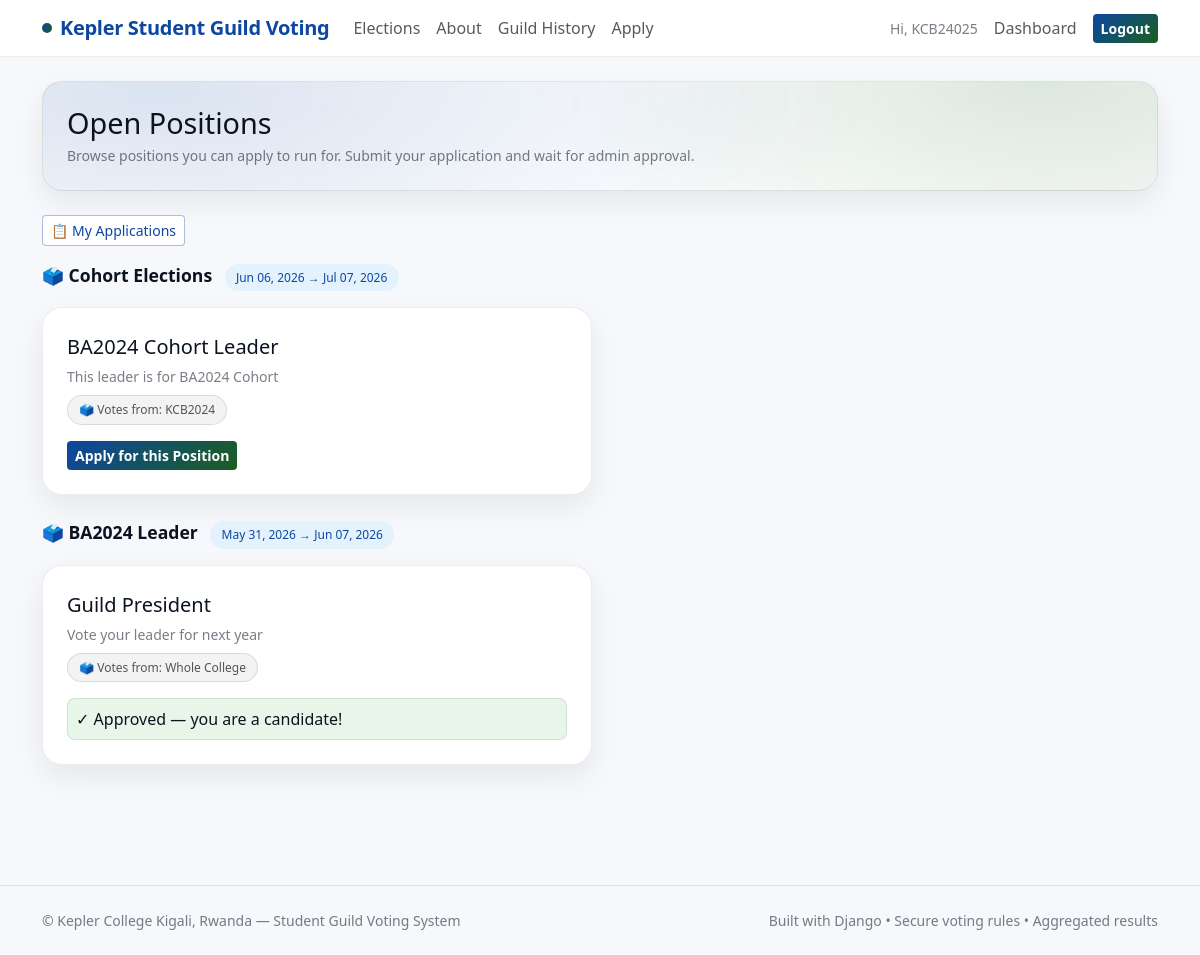
The page /elections/apply/ (signed in) on the database its author committed.
### apps/accounts/models.py (models this page shows, shortened)
class User(AbstractUser):
    email = models.EmailField(unique=True)
    student_id = models.CharField(max_length=20, unique=True)
    cohort = models.ForeignKey(
        Cohort,
        on_delete=models.SET_NULL,
        null=True,
        blank=True,
        related_name='students'
    )
    is_cohort_confirmed = models.BooleanField(
        default=False,
        help_text='Admin confirms the student belongs to the selected cohort'
    )
    is_email_verified = models.BooleanField(default=False)
    can_vote = models.BooleanField(default=True)

class Cohort(models.Model):
    name = models.CharField(max_length=100, unique=True)
    year = models.PositiveIntegerField(help_text="Year this cohort started")
    class Meta:
        ordering = ['-year']

### apps/elections/models.py (models this page shows, shortened)
class Election(models.Model):
    SCOPE_ALL = 'all'
    SCOPE_COHORT = 'cohort'
    SCOPE_CHOICES = [
        (SCOPE_ALL, 'Whole College'),
        (SCOPE_COHORT, 'Specific Cohort(s) Only'),
    ]
    name = models.CharField(max_length=200)
    description = models.TextField(blank=True)
    start_at = models.DateTimeField()
    end_at = models.DateTimeField()
    is_published = models.BooleanField(default=True)
    allow_live_results = models.BooleanField(default=False)
    visibility_scope = models.CharField(
        max_length=10, choices=SCOPE_CHOICES, default=SCOPE_ALL
    )
    visible_to_cohorts = models.ManyToManyField(
        'accounts.Cohort', blank=True, related_name='visible_elections'
    )
    voting_scope = models.CharField(
        max_length=10, choices=SCOPE_CHOICES, default=SCOPE_ALL
    )
    voting_cohorts = models.ManyToManyField(
        'accounts.Cohort', blank=True, related_name='voting_elections'
    )
    created_at = models.DateTimeField(auto_now_add=True)
    class Meta:
        ordering = ['-start_at']

class Position(models.Model):
    SCOPE_ALL = 'all'
    SCOPE_COHORT = 'cohort'
    SCOPE_CHOICES = [
        (SCOPE_ALL, 'Whole College'),
        (SCOPE_COHORT, 'Specific Cohort(s) Only'),
    ]
    election = models.ForeignKey(
        Election, on_delete=models.CASCADE, related_name='positions'
    )
    title = models.CharField(max_length=120)
    description = models.TextField(blank=True)
    order = models.PositiveIntegerField(default=0)
    voting_scope = models.CharField(
        max_length=10, choices=SCOPE_CHOICES, default=SCOPE_ALL
    )
    allowed_cohorts = models.ManyToManyField(
        'accounts.Cohort', blank=True, related_name='positions'
    )
    applications_open = models.BooleanField(default=False)
    class Meta:
        ordering = ['order', 'title']
        unique_together = [('election', 'title')]
    def student_can_vote(self, user):
        if self.voting_scope == self.SCOPE_ALL:
            return True
        if self.voting_scope == self.SCOPE_COHORT:
            if user.cohort is None:
                return False
            return self.allowed_cohorts.filter(id=user.cohort.id).exists()
        return False

### apps/elections/views.py (the view)
# urls.py: path('apply/', views.open_positions, name='open_positions'),
@login_required
def open_positions(request):
    elections = Election.objects.filter(is_published=True).prefetch_related('positions').order_by('-start_at')
    elections_with_positions = []
    for election in elections:
        positions = election.positions.filter(applications_open=True)
        if not positions.exists():
            continue
        positions_data = []
        for position in positions:
            existing = PositionApplication.objects.filter(position=position, applicant=request.user).first()
            can_apply, restriction_reason = _student_can_apply_position(request.user, election, position)
            positions_data.append({
                'position': position,
                'application': existing,
                'can_apply': can_apply,
                'restriction_reason': restriction_reason,
            })
        elections_with_positions.append({'election': election, 'positions': positions_data})
    return render(request, 'elections/open_positions.html', {'elections_with_positions': elections_with_positions})

### apps/core/context_processors.py (called while the page is built)
def kepler_branding(request):
    return {
        "KEPLER_APP_NAME": "Kepler Student Guild Voting",
        "KEPLER_LOCATION": "Kepler College Kigali, Rwanda",
    }

### apps/elections/views.py (called while the page is built, shortened)
def _student_can_apply_position(user, election, position):
    if position.voting_scope == 'cohort':
        if not user.cohort:
            return False, 'You have no cohort assigned. Contact admin.'
        if not user.is_cohort_confirmed:
            return False, 'Your cohort has not been confirmed by admin yet.'
        if not position.student_can_vote(user):
            cohorts = ', '.join(position.allowed_cohorts.values_list('name', flat=True))
            return False, f'This position is restricted to: {cohorts}.'
    return True, None

### templates/elections/open_positions.html (shortened to what this page needs)
{% extends 'base.html' %}
{% block content %}
<div class="hero p-4 mb-4">
  <h1 class="fw-800 mb-1" style="font-size:1.8rem;">Open Positions</h1>
  <p class="small-muted mb-0">
    Browse positions you can apply to run for.
    Submit your application and wait for admin approval.
  </p>
</div>
<div class="mb-3">
  <a href="{% url 'elections:my_applications' %}"
     class="btn btn-outline-kepler btn-sm">📋 My Applications</a>
</div>
{% if elections_with_positions %}
  {% for item in elections_with_positions %}
  <div class="mb-4">
    <div class="section-title mb-3">
      🗳️ {{ item.election.name }}
      <span class="k-pill pill-blue ms-2" style="font-size:.75rem;">
        {{ item.election.start_at|date:"M d, Y" }} → {{ item.election.end_at|date:"M d, Y" }}
      </span>
    </div>
    <div class="row g-3">
      {% for pd in item.positions %}
      <div class="col-md-6">
        <div class="kepler-card p-4 h-100">
          <div class="fw-700 fs-5 mb-1">{{ pd.position.title }}</div>
          {% if pd.position.description %}
          <div class="small-muted mb-2">{{ pd.position.description }}</div>
          {% endif %}
          <div class="mb-3">
            <span class="k-pill pill-closed" style="font-size:.75rem;">
              🗳️ Votes from:
              {% if pd.position.voting_scope == 'all' %}Whole College
              {% else %}
                {% for c in pd.position.allowed_cohorts.all %}
                  {{ c.name }}{% if not forloop.last %}, {% endif %}
                {% endfor %}
              {% endif %}
            </span>
          </div>
          {% if pd.application %}
            {% if pd.application.status == 'pending' %}
            <div class="card-blue p-2 rounded-3 small-muted">
              ⏳ Application submitted — pending admin review
            </div>
            {% elif pd.application.status == 'approved' %}
            <div class="card-green p-2 rounded-3">
              <span class="fw-600">✓ Approved — you are a candidate!</span>
            </div>
            {% else %}
            <div class="kepler-card p-2" style="border-left:4px solid #c62828;">
              <span class="small-muted">✗ Application rejected</span>
            </div>
            {% endif %}
          {% else %}
          <a href="{% url 'elections:apply_position' item.election.id pd.position.id %}"
             class="btn btn-kepler btn-sm">Apply for this Position</a>
          {% endif %}
        </div>
      </div>
      {% endfor %}
    </div>
  </div>
  {% endfor %}
{% endif %}
{% endblock %}

### templates/base.html (shortened to what this page needs)
<!DOCTYPE html>
<html lang="en">
<head>
  <link href="https://cdn.jsdelivr.net/npm/bootstrap@5.3.2/dist/css/bootstrap.min.css" rel="stylesheet">
  {% load static %}
  <link rel="stylesheet" href="{% static 'css/styles.css' %}">
</head>
<body>
<nav class="navbar navbar-expand-lg navbar-glass sticky-top mb-4">
  <div class="container">
    <a class="navbar-brand brand-badge" href="{% url 'core:home' %}">
      <span class="brand-dot"></span>
      Kepler Student Guild Voting
    </a>
    <div class="collapse navbar-collapse" id="navbarNav">
      <ul class="navbar-nav me-auto">
        <li class="nav-item">
          <a class="nav-link" href="{% url 'elections:elections_list' %}">Elections</a>
        </li>
        <li class="nav-item">
          <a class="nav-link" href="{% url 'core:about' %}">About</a>
        </li>
        <li class="nav-item">
          <a class="nav-link" href="{% url 'history:guild_history' %}">Guild History</a>
        </li>
        {% if request.user.is_authenticated and not request.user.is_staff %}
        <li class="nav-item">
          <a class="nav-link" href="{% url 'elections:open_positions' %}">Apply</a>
        </li>
        {% endif %}
      </ul>
      <ul class="navbar-nav ms-auto align-items-center gap-2">
        {% if request.user.is_authenticated %}
        <li class="nav-item">
          <span class="small-muted">Hi, {{ request.user.student_id }}</span>
        </li>
        <li class="nav-item">
          <a class="nav-link" href="{% url 'dashboard:student' %}">Dashboard</a>
        </li>
        <li class="nav-item">
          <a href="{% url 'accounts:logout' %}"
             class="btn btn-kepler btn-sm">Logout</a>
        </li>
        {% endif %}
      </ul>
    </div>
  </div>
</nav>
<main class="container pb-5">
  {% block content %}{% endblock %}
</main>
<footer class="border-top py-4 mt-5">
  <div class="container d-flex flex-wrap justify-content-between align-items-center">
    <div class="footer">
      © Kepler College Kigali, Rwanda — Student Guild Voting System
    </div>
    <div class="footer">
      Built with Django • Secure voting rules • Aggregated results
    </div>
  </div>
</footer>
</body>
</html>

### static/css/styles.css (style rules this page uses)
:root { --kepler-green: #1b5e20; --kepler-green-mid: #2e7d32; --kepler-green-light: #e8f5e9; --kepler-blue: #0d47a1; --kepler-blue-mid: #1565c0; --kepler-blue-light: #e3f2fd; --kepler-white: #ffffff; --kepler-dark: #0b1320; --kepler-gray: #f6f8fb; --kepler-border: rgba(0,0,0,0.07); --kepler-shadow: 0 12px 30px rgba(11,19,32,0.07); }
body { background: var(--kepler-gray); color: var(--kepler-dark); font-family: 'Segoe UI', system-ui, sans-serif; }
.navbar-glass { background: rgba(255,255,255,0.92); backdrop-filter: blur(12px); border-bottom: 1px solid var(--kepler-border); }
.brand-badge { display: inline-flex; align-items: center; gap: .5rem; font-weight: 800; color: var(--kepler-blue); letter-spacing: -.3px; }
.brand-dot { width: 10px; height: 10px; border-radius: 999px; background: linear-gradient(135deg, var(--kepler-blue), var(--kepler-green)); display: inline-block; }
.kepler-card { border: 1px solid var(--kepler-border); border-radius: 1.25rem; box-shadow: var(--kepler-shadow); background: var(--kepler-white); }
.card-green { background: var(--kepler-green-light); border: 1px solid rgba(27,94,32,0.12); border-radius: 1rem; }
.hero { background: radial-gradient(1200px 400px at 10% 10%, rgba(13,71,161,.15), transparent 60%), radial-gradient(900px 400px at 90% 0%, rgba(27,94,32,.15), transparent 55%), linear-gradient(135deg, rgba(255,255,255,0.95), rgba(255,255,255,0.85)); border: 1px solid var(--kepler-border); border-radius: 1.25rem; box-shadow: var(--kepler-shadow); }
.btn-kepler { background: linear-gradient(135deg, var(--kepler-blue), var(--kepler-green)); color: #fff; border: 0; font-weight: 600; }
.btn-outline-kepler { border: 1.5px solid rgba(13,71,161,0.35); color: var(--kepler-blue); background: white; font-weight: 500; }
.k-pill { font-size: .8rem; padding: .3rem .7rem; border-radius: 999px; font-weight: 500; display: inline-block; }
.pill-blue { background: var(--kepler-blue-light); color: var(--kepler-blue); }
.pill-closed { background: #f3f3f3; color: #555; border: 1px solid rgba(0,0,0,.1); }
.small-muted { color: rgba(11,19,32,0.55); font-size: .875rem; }
.section-title { font-weight: 800; font-size: 1.1rem; color: var(--kepler-dark); }
.footer { color: rgba(11,19,32,0.55); font-size: .875rem; }

### rows shown on the page
User: user.student_id "KCB24025"
Election: election.name "Cohort Elections", election.start_at "Jun 06, 2026", election.end_at "Jul 07, 2026"
Position: position "BA2024 Cohort Leader", position.description "This leader is for BA2024 Cohort", shows "Apply for this Position"
Cohort: name "KCB2024"
Election: election.name "BA2024 Leader", election.start_at "May 31, 2026", election.end_at "Jun 07, 2026"
Position: position "Guild President", position.description "Vote your leader for next year", voting_scope "Whole College", shows "✓ Approved — you are a candidate!"
